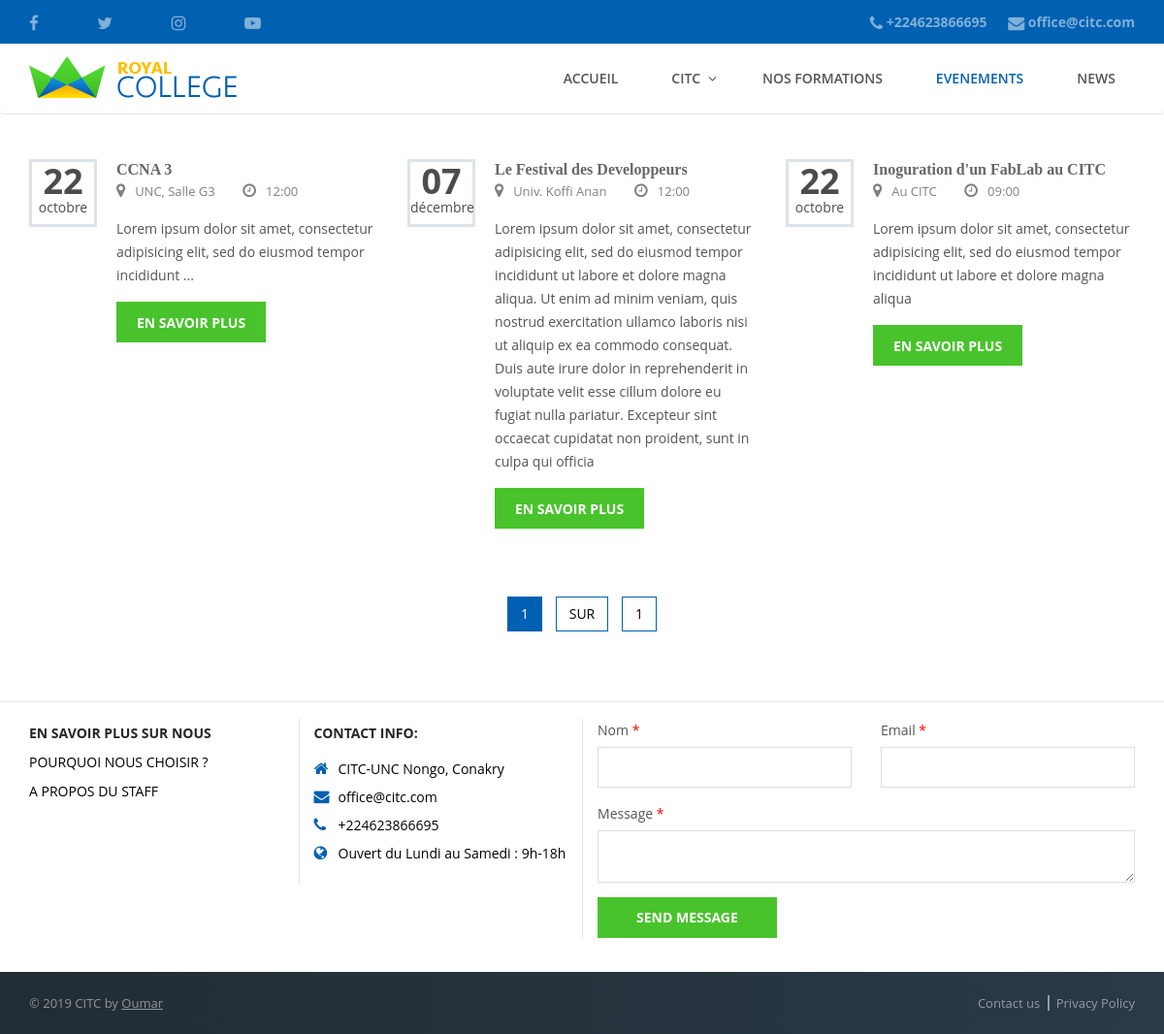
The app's page /events with its own data.
### app/models.py (models this page shows, shortened)
class Events(models.Model):
	id_events = models.CharField("Id de l'Evenement", max_length=100, primary_key=True)
	title = models.CharField('Titre', max_length=200)
	date_pub = models.DateField('Date de publication', default=timezone.now)
	date_time_event = models.DateTimeField("Date et Heure de l'evenement", null=True, blank=True)
	place_event = models.CharField("Lieu de l'evenement", max_length=200)
	resume_event = models.TextField('Resumé')
	detail_event = models.TextField("Detail")
	class Meta:
		verbose_name_plural = "Liste des Evenements"

### app/views.py (the view)
# urls.py: path('events', views.events, name='events'),
def events(request):
	mod_grille = ModifierGrille.objects.get(id=1)
	all_events = Events.objects.all().order_by('date_pub')
	paginator = Paginator(all_events, 20)
	page = request.GET.get('page')
	try:
		all_events = paginator.page(page)
	except PageNotAnInteger:
		all_events = paginator.page(1)
	except EmptyPage:
		all_events = paginator.page(paginator.num_pages)
	return render(request, 'app/events.html', locals())

### app/templates/app/events.html (shortened to what this page needs)
{% extends "app/_base.html" %}
{% load static %}
{% block active %}
	<li><a href="{% url 'app:home' %}">Accueil</a></li>
    <li class="dropdown">
        <a href="#" class="dropdown-toggle" data-toggle="dropdown" role="button" aria-haspopup="true" aria-expanded="false">CITC</a>
    </li>
    <li><a href="{% url 'app:formations' %}">Nos Formations</a></li>
    <li class="active"><a href="{% url 'app:events' %}">Evenements</a></li>
    <li><a href="{% url 'app:news' %}">NEWS</a></li>
{% endblock %}
{% block content %}
  <div class="mainContent clearfix">
      <div class="container">
        <div class="upcoming_events event-col">
          <div class="row clearfix">
            {% for event in all_events %}
              <div class="{{ mod_grille.content }}">
                <div class="related_post_sec single_post">
                  <span class="date-wrapper">
                    <span class="date"><span>{{ event.date_time_event|date:"d" }}</span>{{ event.date_time_event|date:"F" }}</span>
                  </span>
                  <div class="rel_right">
                    <h4><a href="{% url 'app:events' %}/{{ event.id_events }}">{{ event.title }}</a></h4>
                    <div class="meta">
                      <span class="place"><i class="fa fa-map-marker"></i>{{ event.place_event }}</span>
                      <span class="event-time"><i class="fa fa-clock-o"></i>{{ event.date_time_event|date:"H:i" }}</span>
                    </div>
                    <p>{{ event.resume_event|safe }}</p>
                    <a href="{% url 'app:events' %}/{{ event.id_events }}" class="btn btn-default commonBtn">En savoir plus</a>
                  </div>
                </div>
              </div>
            {% endfor %}
          </div>
        </div>
        <div align="center">
          <ul class="pagination">
            <li class="active"><a href="?page={{ all_events.number }}">{{ all_events.number }}</a></li>
            <li><a>sur</a></li>
            <li><a href="?page={{ all_events.paginator.num_pages }}">{{all_events.paginator.num_pages }}</a></li>
          </ul>
        </div>
      </div>
    </div>
{% endblock %}

### app/templates/app/_base.html (shortened to what this page needs)
<!DOCTYPE html>
<html lang="fr">
{% load static %}
<head>
  <link href="{% static 'app/plugins/bootstrap/css/bootstrap.min.css' %}" rel="stylesheet">
  <link rel="stylesheet" href="{% static 'app/plugins/selectbox/select_option1.css' %}">
  <link rel="stylesheet" href="{% static 'app/plugins/font-awesome/css/font-awesome.min.css' %}">
  <link rel="stylesheet" href="{% static 'app/plugins/flexslider/flexslider.css' %}" type="text/css" media="screen" />
  <link rel="stylesheet" href="{% static 'app/plugins/calender/fullcalendar.min.css' %}">
  <link rel="stylesheet" href="{% static 'app/plugins/animate.css' %}">
  <link rel="stylesheet" href="{% static 'app/plugins/pop-up/magnific-popup.css' %}">
  <link rel="stylesheet" type="text/css" href="{% static 'app/plugins/rs-plugin/css/settings.css' %}" media="screen">
  <link rel="stylesheet" type="text/css" href="{% static 'app/plugins/owl-carousel/owl.carousel.css' %}" media="screen">
  <link rel="stylesheet" href="{% static 'app/css/style.css' %}">
  <link rel="stylesheet" href="{% static 'app/css/default.css' %}" id="option_color">
</head>
<body class="body-wrapper">
  <div class="main_wrapper">
    <header class="header-wrapper">
      <div class="topbar clearfix">
        <div class="container">
          <ul class="topbar-left">
            <li class="hidden-xs"><a href="#"><i class="fa fa-facebook"></i></a></li>
            <li class="hidden-xs"><a href="#"><i class="fa fa-twitter"></i></a></li>
            <li class="hidden-xs"><a href="#"><i class="fa fa-instagram"></i></a></li>
            <li class="hidden-xs"><a href="#"><i class="fa fa-youtube-play"></i></a></li>
          </ul>
          <ul class="topbar-right">
            <li class="phoneNo"><i class="fa fa-phone"></i>
              <a href="tel:+224623866695">+224623866695</a></li>
            <li class="email-id hidden-xs hidden-sm"><i class="fa fa-envelope"></i>
              <a href="mailto:info@yourdomain.com">office@citc.com</a>
            </li>
          </ul>
        </div>
      </div>
      <div class="header clearfix">
        <nav class="navbar navbar-main navbar-default">
          <div class="container">
            <div class="row">
              <div class="col-xs-12">
                <div class="header_inner">
                  <div class="navbar-header">
                    <a class="navbar-brand logo clearfix" href="{% url 'app:home' %}">
                      <img src="{% static 'app/img/logo.png' %}" alt="Logo" class="img-responsive" />
                    </a>
                  </div>
                  <div class="collapse navbar-collapse" id="main-nav">
                    <ul class="nav navbar-nav navbar-right">
                      {% block active %}{% endblock %}
                    </ul>
                  </div>
                </div>
              </div>
            </div>
          </div>
        </nav>
      </div>
    </header>
    {% block content %}{% endblock %}
    <footer class="footer-v1">
      <div class="menuFooter clearfix">
        <div class="container">
          <div class="row clearfix">
            <div class="col-sm-3 col-xs-12">
              <h5>EN SAVOIR PLUS SUR NOUS</h5>
              <ul class="menuLink">
                <li><a href="about">Pourquoi nous choisir ?</a></li>
                <li><a href="staff">A propos du Staff</a></li>
              </ul>
            </div>
            <div class="col-sm-3 col-xs-12 borderLeft">
              <div class="footer-address">
                <h5>CONTACT INFO:</h5>
                <ul class="contact_info">
                  <li><i class="fa fa-home"></i>CITC-UNC Nongo, Conakry</li>
                  <li><i class="fa fa-envelope"></i><a href="mailto:office@citc.com">office@citc.com</a></li>
                  <li><i class="fa fa-phone"></i>+224623866695</li>
                  <li><i class="fa fa-globe"></i>Ouvert du Lundi au Samedi : 9h-18h</li>
                </ul>
              </div>
            </div>
            <div class="col-sm-6 col-xs-12 borderLeft">
              <div class="contact_form">
                <form method="post" action="#">
                  <div class="row">
                    <div class="col-xs-12 col-sm-6">
                      <div class="form-group">
                        <label>Nom <span class="error">*</span></label>
                        <input type="text" class="form-control" name="name">
                      </div>
                    </div>
                    <div class="col-xs-12 col-sm-6">
                      <div class="form-group">
                        <label>Email <span class="error">*</span></label>
                        <input type="text" class="form-control" name="email">
                      </div>
                    </div>
                    <div class="col-xs-12 col-sm-12">
                      <div class="form-group">
                        <label>Message <span class="error">*</span></label>
                        <textarea class="form-control" cols="2" rows="2"></textarea>
                      </div>
                    </div>
                  </div>
                  <input type="submit" value="Send Message" class="commonBtn">
                </form>
              </div>
            </div>
          </div>
        </div>
      </div>
      <div class="footer clearfix">
        <div class="container">
          <div class="row clearfix">
            <div class="col-sm-6 col-xs-12 copyRight">
              <p>© 2019 CITC by <a href="#">Oumar</a></p>
            </div>
            <div class="col-sm-6 col-xs-12 privacy_policy">
              <a href="contact">Contact us</a>
              <a href="privacy-policy">Privacy Policy</a>
            </div>
          </div>
        </div>
      </div>
    </footer>
  </div>
</body>
</html>

### app/static/app/css/default.css (style rules this page uses)
a,a:hover,.header .navbar-default .navbar-nav li a:hover,.header .navbar-default .navbar-nav .active a,.header .navbar-default .navbar-nav .active a:hover,.header .navbar-default .navbar-nav .active a:focus,.header .navbar-nav li.open .dropdown-menu li a:hover,.header .navbar-nav li.open .dropdown-menu li a:focus,.header .navbar-nav li.dropdown .dropdown-menu li a:hover,.header .navbar-nav li.dropdown .dropdown-menu li a:focus,.header .navbar-nav li.open .dropdown-menu li.active a,.header .navbar-nav li.dropdown .dropdown-menu li.active a,.courses_right_inner td ul li.active a,.courses_right_inner td a:hover,.courses_left_inner ul li a:hover,.courses_left_inner ul li a:focus,.courses_left_inner ul li.active a,.item_inner a.fees,.sidebar_item.admission .item_inner.program ul li a:hover,.sidebar_item.admission .item_inner.program ul li.active a,.item_inner.question a,.fc-center h2,.fc-event-container a.more,ul.contact_info li .fa,ul.contact_info li a:hover,.error-content a,li.language.dropdown ul.dropdown-menu li.active a,li.language.dropdown ul.dropdown-menu li a:hover { color:#0060b1 }
.topbar,.btn.learnBtn,.related_post_sec a.more_post,.pagination>li>a,.pagination>li>span,.pagination>.active>a,.pagination>.active>span,.pagination>.active>a:hover,.pagination>.active>span:hover,.pagination>.active>a:focus,.pagination>.active>span:focus,.pagination>li>a:hover,.pagination>li>span:hover,.pagination>li>a:focus,.pagination>li>span:focus,.item_inner.slider .flex-direction-nav a,.single_content .tab_menu>ul li a:hover,.single_content .tab_menu>ul li.active a,.feature-section .commonBtn.secondaryBtn,.feature-section .commonBtn.secondaryBtn:hover,.feature-section .commonBtn.secondaryBtn:focus,.cartListInner .updateArea .btn,.cartListInner .updateArea .btn:hover { border-color:#0060b1 }
.topbar,.captionLink,.captionLink:hover,.learnBtn,.flex-control-paging li a.flex-active,.courses_right_inner th,.pagination>.active>a,.pagination>.active>span,.pagination>.active>a:hover,.pagination>.active>span:hover,.pagination>.active>a:focus,.pagination>.active>span:focus,.pagination>li>a:hover,.pagination>li>span:hover,.pagination>li>a:focus,.pagination>li>span:focus,#single_banner .flex-control-paging li a.flex-active,.single_content .tab_menu>ul li a:hover,.single_content .tab_menu>ul li.active a,.carousel-indicators li.active,.price-title,.version3 .header .navbar,.header-v3 .header .navbar,.feature-section .commonBtn.secondaryBtn,.cartListInner .updateArea .btn,.cartListInner .updateArea .btn:hover { background-color:#0060b1 }
.navbar-default .navbar-toggle,.navbar-default .navbar-toggle:hover,.navbar-default .navbar-toggle:focus,.caption_inner a,.post_bottom ul li a span,.commonBtn,.commonBtn:hover,.cart-dropdown .shop-cart .badge,.success-inner .owl-dots .owl-dot.active span,.success-inner .owl-dots .owl-dot:hover span,.cartListInner .table-responsive .table tbody tr td .close:hover,.cartListInner .updateArea .checkBtnArea .commonBtn,.cartListInner .updateArea .checkBtnArea .commonBtn:hover,.checkboxArea input[type=checkbox]:not(old):checked+label span,.checkboxArea1 input[type=checkbox]:not(old):checked+label span,.post_section .post_bottom ul li a span,.version2 .navbar-default .navbar-toggle:hover,.version2 .navbar-default .navbar-toggle:focus,.header-v2 .navbar-default .navbar-toggle:hover,.header-v2 .navbar-default .navbar-toggle:focus { background:#49c32c }
.navbar-default .navbar-toggle,.navbar-default .navbar-toggle:hover,.navbar-default .navbar-toggle:focus,.form-control:focus,.commonBtn,.commonBtn:hover,.getArea,.block_quate,.event_calendar,.feature-box:hover span,.cartListInner .table-responsive .table tbody tr td .close:hover,.cartListInner .updateArea .checkBtnArea .commonBtn,.cartListInner .updateArea .checkBtnArea .commonBtn:hover,.checkboxArea input[type=checkbox]:not(old):checked+label span,.checkboxArea1 input[type=checkbox]:not(old):checked+label span,.cooming-page.cooming-dark-page .ed-form .form-group .form-control:focus,.version2 .navbar-default .navbar-toggle:hover,.version2 .navbar-default .navbar-toggle:focus,.header-v2 .navbar-default .navbar-toggle:hover,.header-v2 .navbar-default .navbar-toggle:focus { border-color:#49c32c }

### records on screen
Events: date_time_event "22", date_time_event "octobre", title "CCNA 3", place_event "UNC, Salle G3", date_time_event "12:00", resume_event "Lorem ipsum dolor sit amet, consectetur adipisicing elit, sed do eiusmod tempor incididunt ..."
Events: date_time_event "07", date_time_event "décembre", title "Le Festival des Developpeurs", place_event "Univ. Koffi Anan", date_time_event "12:00", resume_event "Lorem ipsum dolor sit amet, consectetur adipisicing elit, sed do eiusmod tempor incididunt ut labore et dolore magna aliqua. Ut enim ad minim veniam, quis nostrud exercitation ullamco laboris nisi ut aliquip ex ea commodo consequat. Duis aute irure dolor in reprehenderit in voluptate velit esse cillum dolore eu fugiat nulla pariatur. Excepteur sint occaecat cupidatat non proident, sunt in culpa qui officia"
Events: date_time_event "22", date_time_event "octobre", title "Inoguration d'un FabLab au CITC", place_event "Au CITC", date_time_event "09:00", resume_event "Lorem ipsum dolor sit amet, consectetur adipisicing elit, sed do eiusmod tempor incididunt ut labore et dolore magna aliqua"

### other values on screen
{{ all_events.number }} "1"
{{ all_events.paginator.num_pages }} "1"
